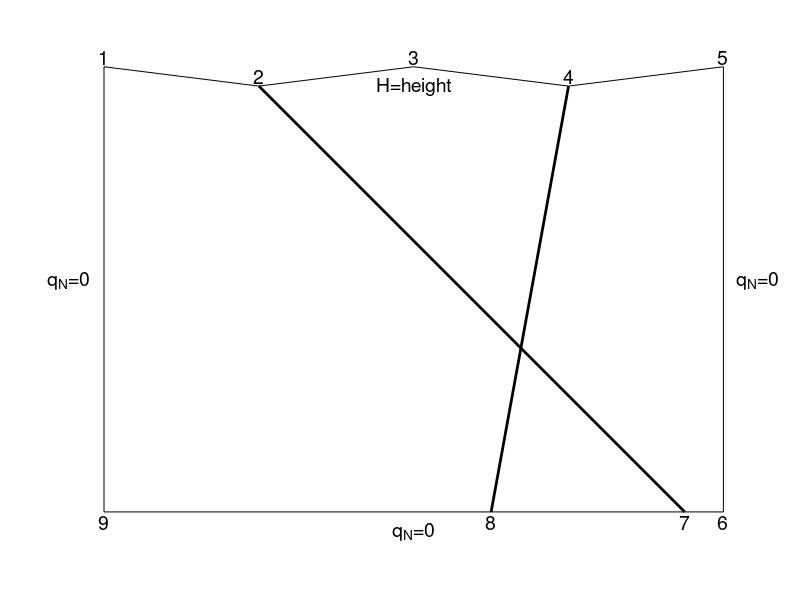

The MATLAB script that drew this image:
x_coord = [0;400;800;1200;1600;1600;0];
y_coord = [150;100;150;100;150;-1000;-1000];
figure;
hold on;
fill(x_coord,y_coord,'w')
plot([400;1500],[100;-1000],'k','LineWidth',2)
plot([1200;1000],[100;-1000],'k','LineWidth',2)
axis equal; axis off; ax=axis;axis(ax*1.001);
text(0,150+25,'1','HorizontalAlignment','center','Color','k','FontSize',14)
text(400,100+25,'2','HorizontalAlignment','center','Color','k','FontSize',14)
text(800,150+25,'3','HorizontalAlignment','center','Color','k','FontSize',14)
text(1200,100+25,'4','HorizontalAlignment','center','Color','k','FontSize',14)
text(1600,150+25,'5','HorizontalAlignment','center','Color','k','FontSize',14)
text(1600,-1000-25,'6','HorizontalAlignment','center','Color','k','FontSize',14)
text(1500,-1000-25,'7','HorizontalAlignment','center','Color','k','FontSize',14)
text(1000,-1000-25,'8','HorizontalAlignment','center','Color','k','FontSize',14)
text(0,-1000-25,'9','HorizontalAlignment','center','Color','k','FontSize',14)

text(800,150-50,'H=height','HorizontalAlignment','center','Color','k','FontSize',14)
text(1600+90,-400,'q_N=0','HorizontalAlignment','center','Color','k','FontSize',14)
text(800,-1000-50,'q_N=0','HorizontalAlignment','center','Color','k','FontSize',14)
text(0-90,-400,'q_N=0','HorizontalAlignment','center','Color','k','FontSize',14)

